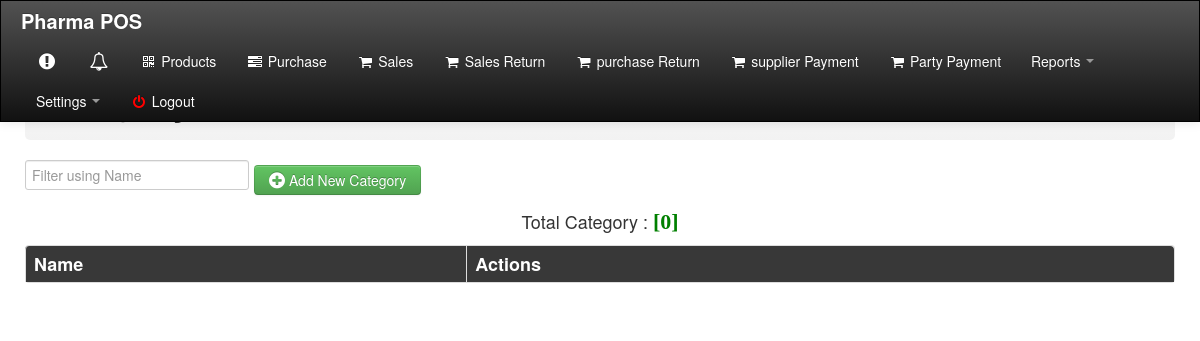
Before: /company/view.php (signed in) with the older database file.
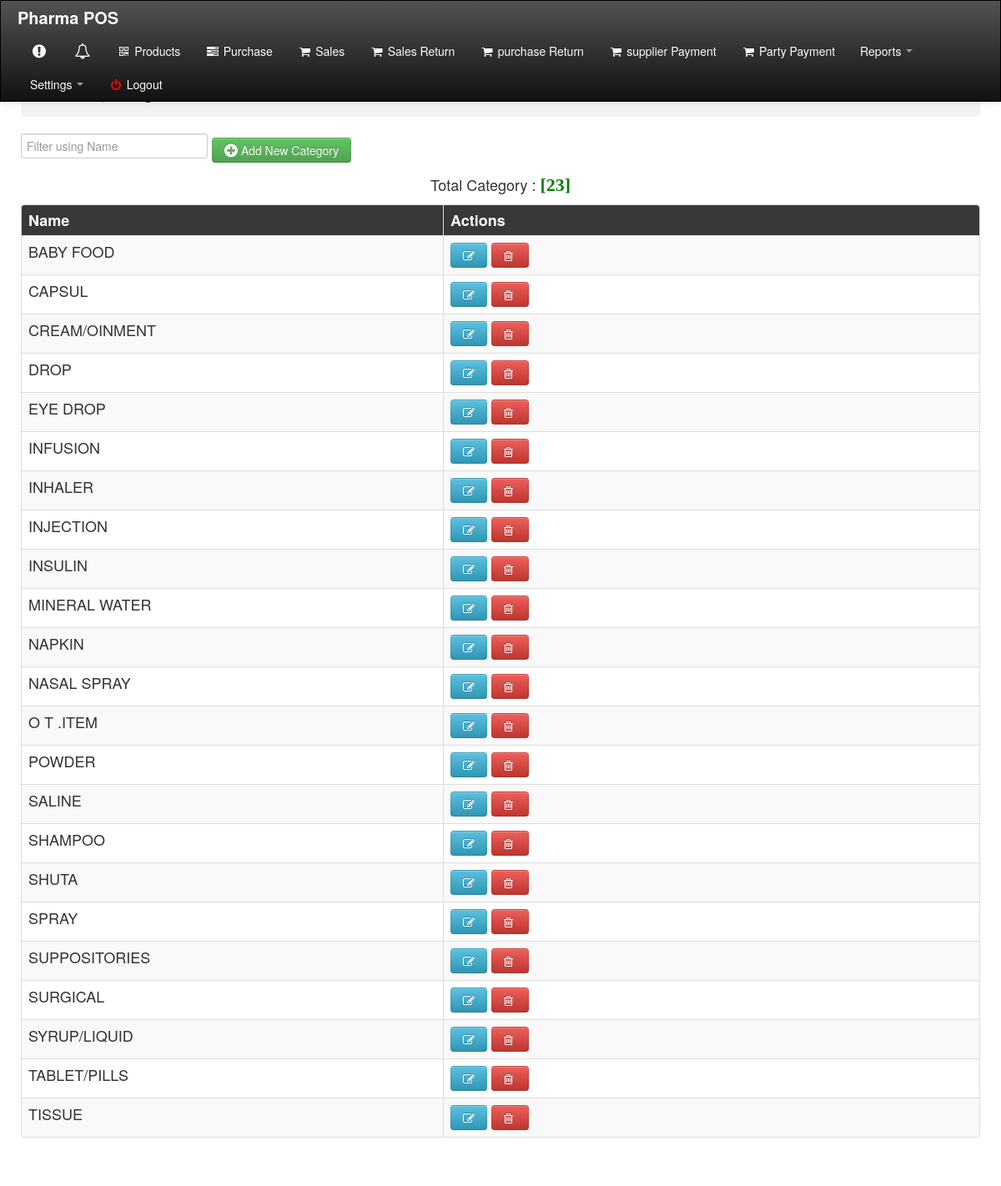
After: the same page with the newer database file.
### tables this page shows
CREATE TABLE `category` (
  `id` int(11) NOT NULL,
  `name` varchar(100) NOT NULL
);

### company/view.php (the view, shortened to what this page needs)
<?php
       include('../dbcon.php');
?>
<!DOCTYPE html>
<html>
<head>
    <link rel="stylesheet" type="text/css" href="../css/bootstrap.css">
  <link rel="stylesheet" type="text/css" href="../css/font-awesome.min.css">
  <link rel="stylesheet" type="text/css" href="../css/bootstrap-responsive.css">
  <link rel="stylesheet" type="text/css" href="../src/facebox.css">
  <link rel="stylesheet" type="text/css" href="../css/style.css">
</head>
<body>
   <?php include('../top_menu_inner.php'); ?>
     <div class="container" style="background-color:#fff;">
      <div class="row">
        <div class="contentheader">
          <h1>Category</h1>
           </div><br>
            <input type="text"  id="name_med1" size="4"  onkeyup="med_name1()" placeholder="Filter using Name" title="Type BarCode">
           <a href="index.php?invoice_number=<?php echo $_GET['invoice_number']?>" id="popup"><button class="btn btn-success btn-md" name="submit"><span class="icon-plus-sign icon-large"></span> Add New Category</button></a>
      </div>
    </div>
    <?php
         $select_sql = "SELECT * FROM category order by id";
         $select_query = mysqli_query($con,$select_sql);
         $row = mysqli_num_rows($select_query);
    ?>
      <div class="container" style="background-color:#fff;">
	  <div style="text-align:center;">
        Total Category : <font color="green" style="font:bold 22px 'Aleo';">[<?php echo $row;?>]</font>
      </div>
    <div class="row">
      <div class="col-12">
        <form method="POST">
            <div style="height: auto;">
          <table id="table0" class="table table-bordered table-striped table-hover">
           <thead>
             <tr style="background-color: #383838; color: #FFFFFF;" >
             <th width="3%">Name</th>
             <th width = "5%">Actions</th>
             </tr>
           </thead>
            <tbody>
        <?php include("../dbcon.php"); ?>
        <?php $sql = "SELECT  id,name FROM category order by name asc"; ?>
        <?php $result =  mysqli_query($con,$sql); ?>
        <?php while( $row =  mysqli_fetch_array($result)) : ?>
        <tr style="">
            <td><?php echo $row['name']; ?></td>
            <td><a id="popup" href="update_view.php?id=<?php echo $row['id']?>&invoice_number=<?php echo $_GET['invoice_number']?>"><button class="btn btn-info"><span class="icon-edit"></span></button></a>
          <button class="btn btn-danger delete" id="<?php echo $row['id']?>"><span class="icon-trash"></span>&nbsp;</button></td>
            </tr>
        <?php endwhile ?>
    </tbody>
           </table>
         </div>
      </form>
      </div>
    </div>
    </div>
 </body>
</html>

### top_menu_inner.php (shortened to what this page needs)
<?php
$invoice_number = getDefaultCategoryCode('inv_issue', 'IssueID', '03d', '001', 'INV-');
$purchase_number = getDefaultCategoryCode('inv_receive', 'MRRNo', '03d', '001', 'PO-');
$voucher_number = getDefaultCategoryCode('inv_supplierpayment', 'voucherid', '03d', '001', 'VID-');
$dates= date('Y-m-d');
function getDefaultCategoryCode($table, $fieldName, $modifier, $defaultCode, $prefix){
    global $con;
    $sql    = "SELECT count($fieldName) as total_row FROM $table";
    $result = $con->query($sql);
    $lastRows   = $result->fetch_object();
    $number     = intval($lastRows->total_row) + 1;
    $defaultCode = $prefix.sprintf('%'.$modifier, $number);
    return $defaultCode;
}
 ?>
<div class="navbar navbar-inverse navbar-fixed-top" style="font-size:14px;">
	<div class=" navbar-inner">
		<div class="container-fluid">
			<a class="brand" href="#"><b>Pharma POS</b></a>
			<div class="nav-collapse">
				<ul class="nav pull-right">
					<li>
						<?php
							include("dbcon.php");
							$quantity = "10";
							$select_sql1 = "SELECT * FROM `stock` where `remain_quantity` <= '$quantity' and status='Available'";
							$result1 = mysqli_query($con,$select_sql1);
							$row2 = $result1->num_rows;
							if($row2 == 0)
								{
									echo ' <a  href="#" class="notification label-inverse" > <span class="icon-exclamation-sign icon-large"></span></a>';
								}
							else
								{
									echo ' <a  href="qty_alert.php" class="notification label-inverse" id="popup"> <span class="icon-exclamation-sign icon-large"></span> <span class="badge">'.$row2.'</span></a>';
								}
						?>
					</li>
					<li>
						<?php
							$date = date('d-m-Y');
							$inc_date = date("Y-m-d", strtotime("+6 month", strtotime($date)));
							$select_sql = "SELECT  * FROM stock WHERE expire_date <= '$inc_date' and status='Available' ";
							$result =  mysqli_query($con,$select_sql);
							$row1 = $result->num_rows;
							if($row1 == 0)
								{
									echo ' <a  href="#" class="notification label-inverse" > <span class="icon-bell icon-large"></span></a>';
								}
							else
								{
									echo ' <a  href="ex_alert.php" class="notification label-inverse" id="popup"> <span class="icon-bell icon-large"></span> <span class="badge">'.$row1.'</span></a>';
								}
						?>
					</li>
					<li><a href="../product/view.php?invoice_number=<?php echo $purchase_number;?>&inv_date=<?php echo $dates; ?>"><span class="icon-qrcode"></span> Products</a></li>
					<li><a href="../purchase.php?invoice_number=<?php echo $purchase_number;?>&inv_date=<?php echo $dates; ?>"><span class="icon-tasks"></span> Purchase</a></li>
					<li><a href="../home.php?invoice_number=<?php echo $invoice_number;?>&inv_date=<?php echo $dates; ?>"><span class="icon-shopping-cart"></span> Sales</a></li>
					<li><a href="../salesreturn.php?invoice_number=<?php echo $invoice_number;?>&inv_date=<?php echo $dates; ?>"><span class="icon-shopping-cart"></span> Sales Return</a></li>
					<li><a href="../purchasereturn.php?invoice_number=<?php echo $invoice_number;?>&inv_date=<?php echo $dates; ?>"><span class="icon-shopping-cart"></span> purchase Return</a></li>
					<li><a href="../supplier_payment.php?invoice_number=<?php echo $voucher_number;?>&inv_date=<?php echo $dates; ?>"><span class="icon-shopping-cart"></span> supplier Payment</a></li>
					<li><a href="../supplier_payment.php"><span class="icon-shopping-cart"></span> Party Payment</a></li>
					<li class="dropdown">
                        <a href="#" class="dropdown-toggle" data-toggle="dropdown">Reports <b class="caret"></b></a>
                    </li>
					<li class="dropdown">
                        <a href="#" class="dropdown-toggle" data-toggle="dropdown">Settings <b class="caret"></b></a>
                    </li>
					<li><a href="../logout.php" class="link"><font color='red'><span class="icon-off"></span></font> Logout</a></li>
				</ul>
			</div>
		</div>
	</div>
</div>

### css/style.css (style rules this page uses)
.notification { text-decoration: none; color: red; padding: 10px 26px; position: relative; display: inline-block; border-radius: 2px; }

### company/view.php (style rules this page uses)
body { background-image: url(https://thumbs.dreamstime.com/b/pharmacy-interior-blurred-background-58416047.jpg); }

Changed rows visible on the page:
added category: name "BABY FOOD"
added category: name "CAPSUL"
added category: name "CREAM/OINMENT"
added category: name "DROP"
added category: name "EYE DROP"
added category: name "INFUSION"
added category: name "INHALER"
added category: name "INJECTION"
added category: name "INSULIN"
added category: name "MINERAL WATER"
added category: name "NAPKIN"
added category: name "NASAL SPRAY"
added category: name "O T .ITEM"
added category: name "POWDER"
added category: name "SALINE"
added category: name "SHAMPOO"
added category: name "SHUTA"
added category: name "SPRAY"
added category: name "SUPPOSITORIES"
added category: name "SURGICAL"
added category: name "SYRUP/LIQUID"
added category: name "TABLET/PILLS"
added category: name "TISSUE"
Other visible differences:
$row: "0" → "23"
